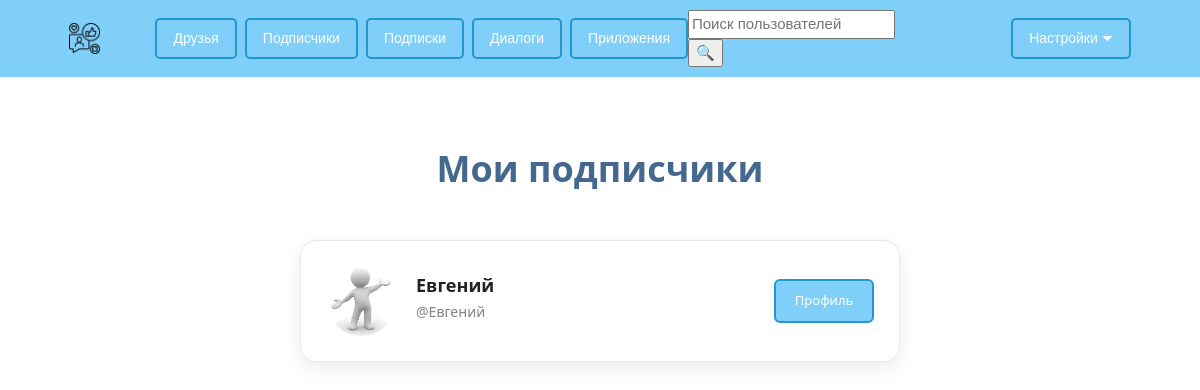
/auth/my_subscribers/ (signed in), run on the app's committed database.
### Users/models.py (models this page shows, shortened)
class Follower(models.Model):
    user = models.ForeignKey(User,
                             on_delete=models.CASCADE,
                             verbose_name='Пользователь')
    follower_for = models.ForeignKey(User,
                                     related_name='follower_for',
                                     on_delete=models.CASCADE,
                                     verbose_name='Подписан на ...')
    class Meta:
        verbose_name = 'Подписка'
        verbose_name_plural = 'Подписки'

class Profile(AbstractUser):
    GENDER_CHOICE = (("M", "М"),
                     ("F", "Ж"),
                     (None, "-"))
    CITY_CHOICE = [('Москва', 'Москва'),
                   ('Санкт-Петербург', 'Санкт-Петербург')]
    COUNTRY_CHOICE = [(None, '-')]
    avatar = models.ImageField('Аватар',
                               blank=True,
                               upload_to='images/avatar/')
    gender = models.CharField('Пол',
                              max_length=1,
                              choices=GENDER_CHOICE,
                              blank=True)
    country = models.CharField('Страна',
                               max_length=100,
                               blank=True,
                               null=True,
                               choices=COUNTRY_CHOICE)
    city = models.CharField('Город',
                            max_length=100,
                            blank=True,
                            null=True,
                            choices=CITY_CHOICE)
    birth_date = models.DateField('Дата рождения',
                                  null=True,
                                  blank=True)
    email = models.CharField('Почтовый адрес', max_length=20,
                             null=False,
                             blank=False)
    short_name = models.CharField('Короткое имя',
                                  max_length=10,
                                  null=True,
                                  blank=True)
    class Meta:
        verbose_name = 'Профиль'
        verbose_name_plural = 'Профили'

### Users/views.py (the view)
# urls.py: path('my_subscribers/', v.show_my_subscribers, name='my_subscribers'),
@login_required
def show_my_subscribers(request):
    subscribes = Follower.objects.filter(follower_for=request.user)
    return render(request,
                  'users/my_subscribers.html',
                  {'subscribes': subscribes})

### Templates/users/my_subscribers.html (shortened to what this page needs)
{% extends "base.html" %}
{% load static %}
{% block content %}
<div class="friends-container">
    <h1 class="friends-title">Мои подписчики</h1>
    <div class="friends-list">
        {% for sub in subscribes %}
        <div class="friend-card">
            <div class="friend-avatar">
                {% if sub.user.avatar %}
                    <img src="{{ sub.follower_for.avatar.url }}" alt="{{ sub.follower_for.username }}">
                {% else %}
                    <img src="{% static 'img/default_avatar.jpg' %}" alt="Аватар">
                {% endif %}
            </div>
            <div class="friend-info">
                <h3 class="friend-name">
                    {{ sub.user.username }}
                </h3>
                <p class="friend-username">@{{ sub.user.username }}</p>
            </div>
            <div class="friend-actions">
                <a href="{% url 'Users:another_profile' sub.user.id %}" class="profile-link">Профиль</a>
            </div>
        </div>
        {% endfor %}
    </div>
</div>
{% endblock %}

### static/css/stylesheet.css (style rules this page uses)
.body { margin: 0; }
.friends-container { max-width: 800px; margin: 40px auto; padding: 30px; display: flex; flex-direction: column; align-items: center; }
.friends-title { color: #45688e; text-align: center; margin-bottom: 50px; font-size: 36px; font-weight: 600; }
.friends-list { display: flex; flex-direction: column; gap: 35px; margin-bottom: 50px; width: 100%; max-width: 600px; }
.friend-card { display: flex; align-items: center; padding: 30px 35px; background: white; border: 1px solid #e7e8ec; border-radius: 18px; box-shadow: 0 6px 20px rgba(0, 0, 0, 0.08); transition: all 0.3s ease; width: 100%; }
.friend-avatar { width: 80px; height: 80px; margin-right: 25px; flex-shrink: 0; border-radius: 50%; overflow: hidden; }
.friend-avatar img { width: 100%; height: 100%; object-fit: cover; transition: transform 0.3s ease; }
.friend-info { flex: 1; min-width: 0; text-align: left; margin-right: 25px; }
.friend-name { margin: 0 0 10px 0; color: #222; font-size: 19px; font-weight: 600; white-space: nowrap; overflow: hidden; text-overflow: ellipsis; }
.friend-username { margin: 0; color: #828282; font-size: 15px; white-space: nowrap; overflow: hidden; text-overflow: ellipsis; }
.friend-actions { display: flex; gap: 18px; flex-shrink: 0; flex-direction: column; align-items: center; }
.profile-link { padding: 14px 22px; background: #7fcff8; color: white; text-decoration: none; border-radius: 9px; font-size: 15px; font-weight: 500; transition: all 0.3s ease; border: 2px solid #2397d0; min-width: 110px; text-align: center; }
.friends-list { display: flex; flex-direction: column; gap: 25px; margin-bottom: 50px; width: 100%; max-width: 600px; }
.friend-card { display: flex; align-items: center; padding: 25px; background: white; border: 1px solid #e7e8ec; border-radius: 16px; box-shadow: 0 6px 20px rgba(0, 0, 0, 0.08); transition: all 0.3s ease; width: 100%; }
.friend-avatar { width: 70px; height: 70px; margin-right: 20px; flex-shrink: 0; border-radius: 50%; overflow: hidden; }
.friend-avatar img { width: 100%; height: 100%; object-fit: cover; }
.friend-info { flex: 1; min-width: 0; text-align: left; margin-right: 20px; }
.friend-name { margin: 0 0 5px 0; color: #222; font-size: 18px; font-weight: 600; white-space: nowrap; overflow: hidden; text-overflow: ellipsis; }
.friend-username { margin: 0 0 5px 0; color: #828282; font-size: 14px; white-space: nowrap; overflow: hidden; text-overflow: ellipsis; }
.friend-actions { display: flex; flex-direction: column; gap: 10px; flex-shrink: 0; }
.profile-link { padding: 10px 16px; background: #7fcff8; color: white; text-decoration: none; border-radius: 6px; font-size: 13px; font-weight: 500; transition: all 0.3s ease; border: 2px solid #2397d0; text-align: center; min-width: 100px; }

### data on the page
Follower: follower_for.avatar (picture), user.username "Евгений"
